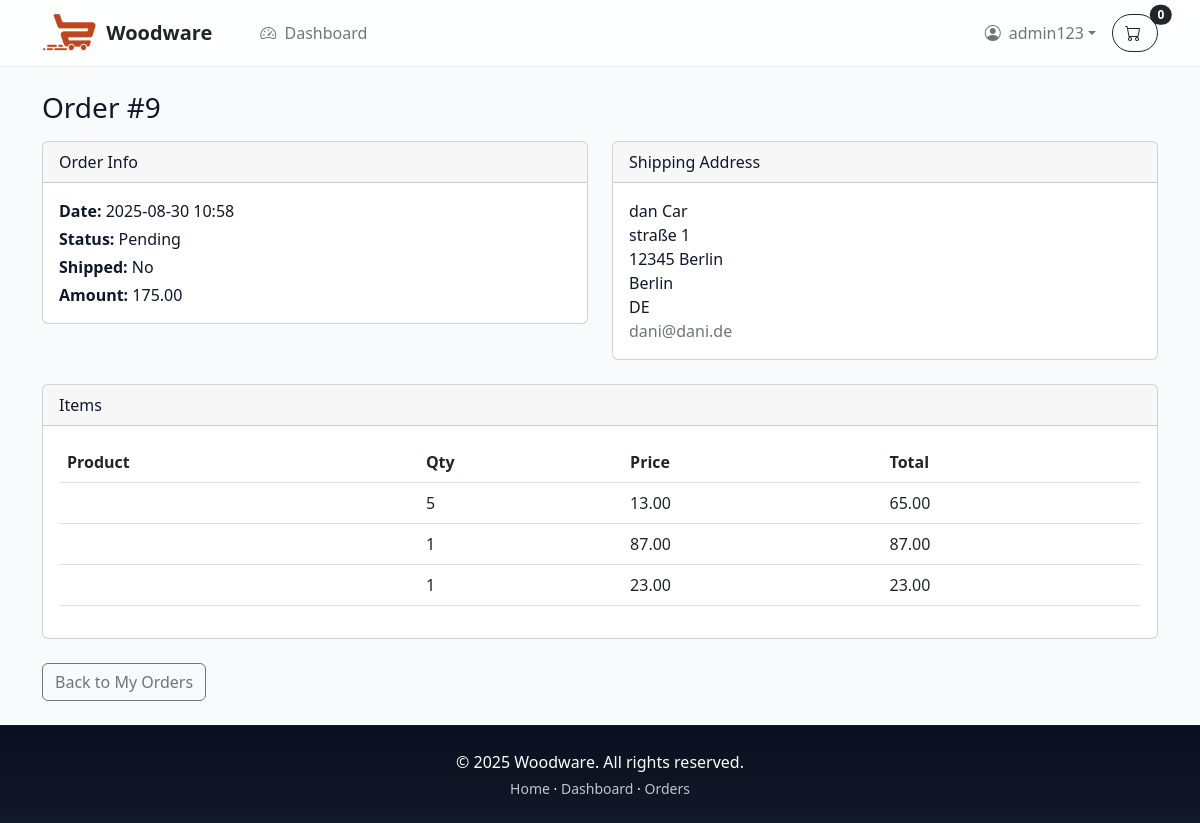
Screenshot of /checkout/my-orders/9/ (signed in) with the database file from the repository.
### checkout/models.py (models this page shows, shortened)
class Order(models.Model):
    user = models.ForeignKey(settings.AUTH_USER_MODEL, on_delete=models.CASCADE, null=True, blank=True)
    full_name = models.CharField(max_length=250)
    email = models.EmailField(max_length=250)
    shipping_address = models.ForeignKey(
        ShippingAddress,
        on_delete=models.SET_NULL,
        null=True,
        blank=True
    )
    amount_paid = models.DecimalField(max_digits=9, decimal_places=2)
    date_ordered = models.DateTimeField(auto_now_add=True)
    shipped = models.BooleanField(default=False)
    date_shipped = models.DateTimeField(blank=True, null=True)
    STATUS_CHOICES = [
        ('P', 'Pending'),
        ('R', 'Processing'),
        ('S', 'Shipped'),
        ('D', 'Delivered'),
        ('C', 'Cancelled'),
    ]
    status = models.CharField(max_length=1, choices=STATUS_CHOICES, default='P')

class ShippingAddress(models.Model):
    shipping_first_name = models.CharField(max_length=255)
    shipping_last_name = models.CharField(max_length=255)
    shipping_email = models.EmailField(max_length=255)
    shipping_address1 = models.CharField(max_length=255)
    shipping_address2 = models.CharField(max_length=255, null=True, blank=True)
    shipping_city = models.CharField(max_length=255)
    shipping_state = models.CharField(max_length=255, null=True, blank=True)
    shipping_zipcode = models.CharField(max_length=255, null=True, blank=True)
    shipping_country = models.CharField(max_length=255)
    class Meta:
        verbose_name_plural = "Shipping Addresses"

class OrderItem(models.Model):
    order = models.ForeignKey(Order, on_delete=models.CASCADE, related_name='items', null=True)
    product = models.ForeignKey(Product, on_delete=models.PROTECT)
    quantity = models.PositiveIntegerField(default=1)
    price = models.DecimalField(max_digits=7, decimal_places=2)
    class Meta:
        verbose_name_plural = "Order Items"
    @property
    def total_price(self):
        return self.quantity * self.price

### checkout/views.py (the view)
@login_required
def order_detail(request, pk: int):
    base_qs = Order.objects.select_related("shipping_address")
    order = (
        get_object_or_404(base_qs, pk=pk)
        if request.user.is_superuser
        else get_object_or_404(base_qs, pk=pk, user=request.user)
    )
    items = (
        OrderItem.objects
        .filter(order=order)
        .select_related("product")
        .all()
    )
    return render(request, "checkout/my_order_detail.html", {
        "order": order,
        "items": items,
    })

### cart/cart.py (called while the page is built)
    def __len__(self):
        return sum(int(qty) for qty in self.cart.values())

    def get_quants(self):
        return self.cart

    def get_prods(self):
        ids_in_order = list(self.cart.keys())
        qs = Product.objects.filter(id__in=ids_in_order)
        prod_by_id = {str(p.id): p for p in qs}
        return [prod_by_id[pid] for pid in ids_in_order if pid in prod_by_id]

### cart/context_processors.py (called while the page is built)
def cart(request):
	return {'cart': Cart(request)}

### templates/checkout/my_order_detail.html (shortened to what this page needs)
{% extends 'base.html' %}
{% block content %}
<div class="container py-4">
  <h3 class="mb-3">Order #{{ order.id }}</h3>
  <div class="row g-4">
    <div class="col-lg-6">
      <div class="card">
        <div class="card-header">Order Info</div>
        <div class="card-body">
          <p class="mb-1"><strong>Date:</strong> {{ order.date_ordered|date:"Y-m-d H:i" }}</p>
          <p class="mb-1"><strong>Status:</strong> {{ order.get_status_display|default:order.status }}</p>
          <p class="mb-1"><strong>Shipped:</strong>
            {% if order.shipped %}Yes ({{ order.date_shipped|date:"Y-m-d" }}){% else %}No{% endif %}
          </p>
          <p class="mb-0"><strong>Amount:</strong> {{ order.amount_paid }}</p>
        </div>
      </div>
    </div>
    <div class="col-lg-6">
      <div class="card">
        <div class="card-header">Shipping Address</div>
        <div class="card-body">
          {% with s=order.shipping_address %}
            <div>{{ s.shipping_first_name }} {{ s.shipping_last_name }}</div>
            <div>{{ s.shipping_address1 }}{% if s.shipping_address2 %}, {{ s.shipping_address2 }}{% endif %}</div>
            <div>{{ s.shipping_zipcode }} {{ s.shipping_city }}</div>
            <div>{{ s.shipping_state }}</div>
            <div>{{ s.shipping_country }}</div>
            <div class="text-muted">{{ s.shipping_email }}</div>
          {% endwith %}
        </div>
      </div>
    </div>
    <div class="col-12">
      <div class="card">
        <div class="card-header">Items</div>
        <div class="card-body table-responsive">
          <table class="table align-middle">
            <thead>
              <tr>
                <th>Product</th>
                <th>Qty</th>
                <th>Price</th>
                <th>Total</th>
              </tr>
            </thead>
            <tbody>
              {% for it in items %}
                <tr>
                  <td>{{ it.product.title }}</td>
                  <td>{{ it.quantity }}</td>
                  <td>{{ it.price }}</td>
                  <td>{{ it.total_price }}</td>
                </tr>
              {% endfor %}
            </tbody>
          </table>
        </div>
      </div>
    </div>
    <div class="col-12">
      <a class="btn btn-outline-secondary" href="{% url 'checkout:my_orders' %}">Back to My Orders</a>
    </div>
  </div>
</div>
{% endblock %}

### templates/navbar.html (shortened to what this page needs)
{% load static %}
<nav class="navbar navbar-expand-lg sticky-top navbar-light bg-light">
  <div class="container">
    <a class="navbar-brand d-flex align-items-center gap-2" href="{% url 'home' %}">
      <img src="{% static 'img/logo.png' %}" alt="Logo" style="height:40px;">
      <span class="fw-semibold d-none d-sm-inline text-dark">Woodware</span>
    </a>
    <div class="collapse navbar-collapse" id="navbarSupportedContent">
      <ul class="navbar-nav me-auto mb-2 mb-lg-0 ms-lg-4">
        {% if user.is_authenticated %}
          <li class="nav-item">
            <a class="nav-link" href="{% url 'checkout:dashboard' %}">
              <i class="bi-speedometer2 me-1"></i> Dashboard
            </a>
          </li>
        {% endif %}
      </ul>
      <ul class="navbar-nav mb-2 mb-lg-0 align-items-center gap-2">
        {% if user.is_authenticated %}
          <li class="nav-item dropdown">
            <a class="nav-link dropdown-toggle d-flex align-items-center" href="#" id="userMenu"
               role="button" data-bs-toggle="dropdown" aria-expanded="false">
              <i class="bi-person-circle me-2"></i>
              <span class="d-none d-sm-inline">
                {{ user.first_name|default:user.username }}
              </span>
            </a>
          </li>
        {% endif %}
        <li class="nav-item">
          <a class="btn btn-outline-dark position-relative"
             data-bs-toggle="offcanvas"
             href="#offcanvasCart"
             role="button"
             aria-controls="offcanvasCart">
            <i class="bi-cart me-1"></i>
            <span class="badge bg-dark text-white ms-1 rounded-pill position-absolute top-0 start-100 translate-middle"
                  id="cart_quantity">
              {{ cart|length }}
            </span>
          </a>
        </li>
      </ul>
    </div>
  </div>
</nav>

### static/css/style.css (style rules this page uses)
:root { --brand:#4f46e5; --brand-gradient: linear-gradient(180deg, #0b1020 0%, #111827 100%); --brand-2:#22d3ee; --ink:#0f172a; --bg:#f8fafc; --muted:#6b7280; --border:rgba(15,23,42,.08); }
html, body { height: 100%; }
body { display: flex; flex-direction: column; }
body { background:var(--bg); color:var(--ink); }
.navbar { background:rgba(255,255,255,.92)!important; border-bottom:1px solid var(--border); }
.navbar .btn { border-radius:999px; }
:root { --brand-gradient: linear-gradient(180deg, #0b1020 0%, #111827 100%); }

### rows the page displays
Order: id "9", date_ordered "2025-08-30 10:58", status "Pending", amount_paid "175.00"
ShippingAddress: shipping_first_name "dan", shipping_last_name "Car", shipping_address1 "straße 1", shipping_zipcode "12345", shipping_city "Berlin", shipping_state "Berlin", shipping_country "DE", shipping_email "dani@dani.de"
OrderItem: quantity "5", price "13.00", total_price "65.00"
OrderItem: quantity "1", price "87.00", total_price "87.00"
OrderItem: quantity "1", price "23.00", total_price "23.00"

### other values shown
{{ user.first_name|default:user.username }} "admin123"
{{ cart|length }} "0"
